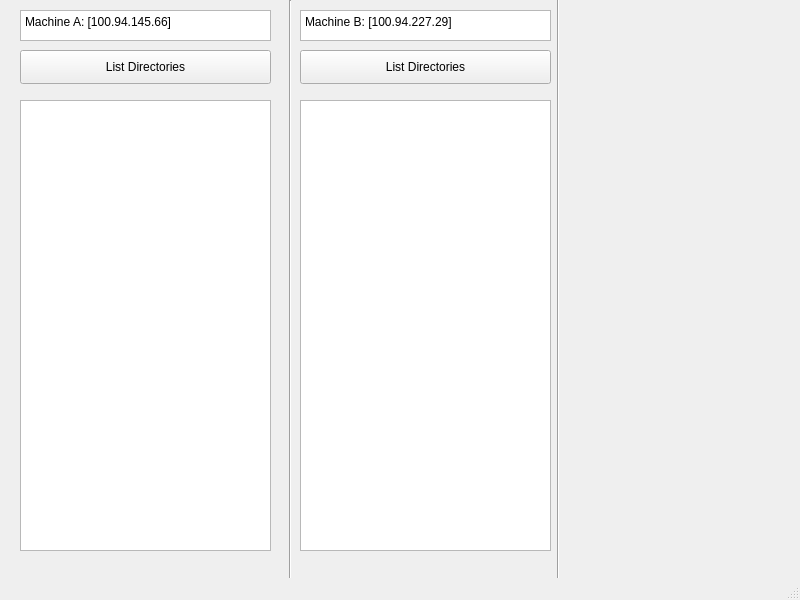
<?xml version="1.0" encoding="UTF-8"?>
<ui version="4.0">
 <class>MainWindow</class>
 <widget class="QMainWindow" name="MainWindow">
  <property name="geometry">
   <rect>
    <x>0</x>
    <y>0</y>
    <width>800</width>
    <height>600</height>
   </rect>
  </property>
  <property name="windowTitle">
   <string>MainWindow</string>
  </property>
  <widget class="QWidget" name="centralwidget">
   <widget class="QPlainTextEdit" name="MachineA">
    <property name="geometry">
     <rect>
      <x>20</x>
      <y>10</y>
      <width>251</width>
      <height>31</height>
     </rect>
    </property>
    <property name="plainText">
     <string>Machine A: [100.94.145.66]</string>
    </property>
   </widget>
   <widget class="QPushButton" name="ListfilesinA">
    <property name="geometry">
     <rect>
      <x>20</x>
      <y>50</y>
      <width>251</width>
      <height>34</height>
     </rect>
    </property>
    <property name="text">
     <string>List Directories</string>
    </property>
   </widget>
   <widget class="QPlainTextEdit" name="MachineB">
    <property name="geometry">
     <rect>
      <x>300</x>
      <y>10</y>
      <width>251</width>
      <height>31</height>
     </rect>
    </property>
    <property name="plainText">
     <string>Machine B: [100.94.227.29]</string>
    </property>
   </widget>
   <widget class="QPushButton" name="ListfilesinB">
    <property name="geometry">
     <rect>
      <x>300</x>
      <y>50</y>
      <width>251</width>
      <height>34</height>
     </rect>
    </property>
    <property name="text">
     <string>List Directories</string>
    </property>
   </widget>
   <widget class="Line" name="line">
    <property name="geometry">
     <rect>
      <x>280</x>
      <y>0</y>
      <width>20</width>
      <height>601</height>
     </rect>
    </property>
    <property name="orientation">
     <enum>Qt::Orientation::Vertical</enum>
    </property>
   </widget>
   <widget class="Line" name="line_2">
    <property name="geometry">
     <rect>
      <x>550</x>
      <y>-10</y>
      <width>16</width>
      <height>591</height>
     </rect>
    </property>
    <property name="orientation">
     <enum>Qt::Orientation::Vertical</enum>
    </property>
   </widget>
   <widget class="QPlainTextEdit" name="MachineAOutput">
    <property name="geometry">
     <rect>
      <x>20</x>
      <y>100</y>
      <width>251</width>
      <height>451</height>
     </rect>
    </property>
   </widget>
   <widget class="QPlainTextEdit" name="MachineBOutput">
    <property name="geometry">
     <rect>
      <x>300</x>
      <y>100</y>
      <width>251</width>
      <height>451</height>
     </rect>
    </property>
   </widget>
  </widget>
  <widget class="QStatusBar" name="statusbar"/>
 </widget>
 <resources/>
 <connections/>
</ui>
